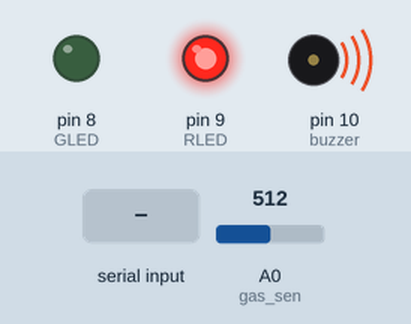
Recording of a sketch running on a simulated Arduino Uno, built with avr-gcc and run on an emulated ATmega328P. Parts: output pins drawn as LEDs (lit = HIGH), buzzer (waves = sounding). The test bench sets the inputs (shaded band); at power-on: A0 (gas_sen) = 512. The modem accepts every AT command (registered, SIM ready, sends succeed) and sends nothing else; what the sketch prints to the serial monitor is not drawn.

Above: at 7.2 s.
7.3 s: A0 (gas_sen) set to 362
8.8 s: A0 (gas_sen) set to 344
At 9.1 s:
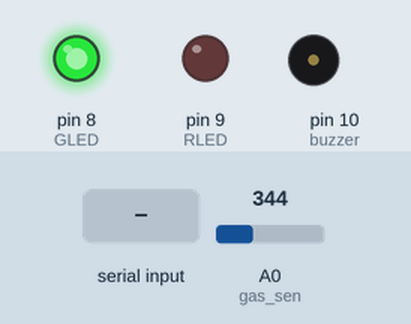
10.3 s: A0 (gas_sen) set to 360
At 11.4 s:
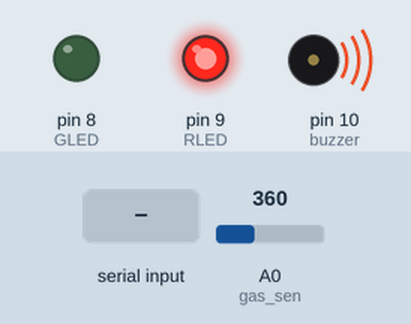
11.8 s: "90,45\n" received over the second serial link
At 12.6 s:
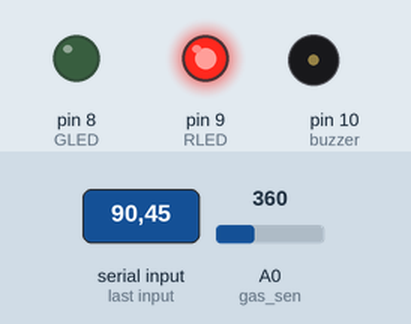
14.3 s: A0 (gas_sen) set to 340
At 15.7 s:
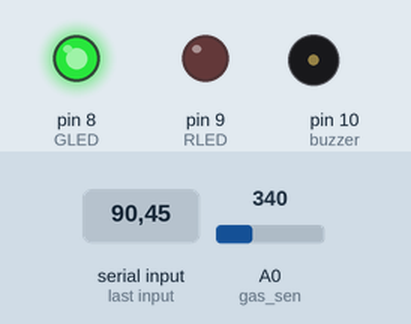
Timing chart, 0 to 16.8 s (numbered marks = the images above; inputs shaded):
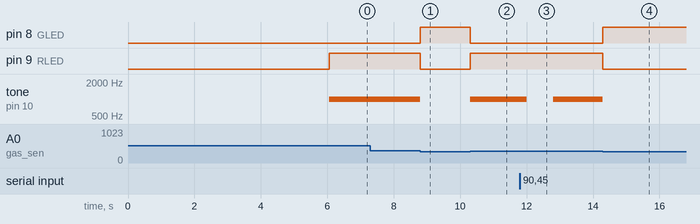

The sketch:

protocol6_ieee_hackathon_team38.ino
```cpp
//Team name : Protocol6
//Team Leader : B Zahid Hussain
//problem statement number : 9
//Team number : 38

#include <SoftwareSerial.h>
#define DEBUG true

SoftwareSerial wifi_module(2,3);
int RLED = 9;
int GLED = 8;
int buzzer = 10;
int gas_sen = A0;

void setup()
{
  Serial.begin(9600);
  wifi_module.begin(9600);
  pinMode(RLED, OUTPUT);
  pinMode(GLED, OUTPUT);
  pinMode(buzzer, OUTPUT);
  pinMode(gas_sen, INPUT);
  esp8266_command("AT+RST\r\n",2000,DEBUG);
  esp8266_command("AT+CWMODE=2\r\n",1000,DEBUG);
  esp8266_command("AT+CIFSR\r\n",1000,DEBUG);
  esp8266_command("AT+CIPMUX=1\r\n",1000,DEBUG);
  esp8266_command("AT+CIPSERVER=1,80\r\n",1000,DEBUG);
}

void loop()
{
  int analogSensor = analogRead(gas_sen);
  if (analogSensor > 350)
  {
    digitalWrite(RLED, HIGH);
    digitalWrite(GLED, LOW);
    tone(buzzer, 1000, 200);
  }
  else
  {
    digitalWrite(RLED, LOW);
    digitalWrite(GLED, HIGH);
    noTone(buzzer);
  }
  if(wifi_module.available())
  {
    if(wifi_module.find("+IPD,"))
    {
     delay(1000);
     int connectionId = wifi_module.read()-48;
     String webpage = "<h1>IOT Smoke Detection System</h1>";
      webpage +="<p>Smoke Value is ";
      webpage += analogSensor;
      webpage +="</p>";
      if (analogSensor > 400)
  {
    webpage +="<h5>DANGER! Move Somewhere Else</h5>";
  }
  else
  {
    webpage +="<h4>Everything Normal</h4>";
  }
     String cipSend = "AT+CIPSEND=";
     cipSend += connectionId;
     cipSend += ",";
     cipSend +=webpage.length();
     cipSend +="\r\n";
     esp8266_command(cipSend,1000,DEBUG);
     esp8266_command(webpage,1000,DEBUG);
     String closeCommand = "AT+CIPCLOSE=";
     closeCommand+=connectionId;
     closeCommand+="\r\n";
     esp8266_command(closeCommand,3000,DEBUG);
    }
  }
}
String esp8266_command(String command, const int timeout, boolean debug)
{
    String response = "";
    wifi_module.print(command);
    long int time = millis();
    while( (time+timeout) > millis())
    {
      while(wifi_module.available())
      {
        char c = wifi_module.read();
        response+=c;
      }
    }
    if(debug)
    {
      Serial.print(response);
    }
    return response;
}
```

Measured:
- the behaviour switches between 351 and 350 on A0 (gas_sen) (found by bisection; images 0 and 1)
- after the input at 7.3 s, every drawn part: stays the same
- after the input at 8.8 s, pin 8 (GLED): LOW → HIGH at once; pin 9 (RLED): HIGH → LOW at once; tone on pin 10 (buzzer): 1000 Hz → silent at once
- after the input at 10.3 s, pin 8 (GLED): HIGH → LOW at once; pin 9 (RLED): LOW → HIGH at once; tone on pin 10 (buzzer): silent → 1000 Hz at once
- after the input at 11.8 s, tone on pin 10 (buzzer): 1000 Hz → silent after 0.20 s, → 1000 Hz 0.80 s later
- after the input at 14.3 s, pin 8 (GLED): LOW → HIGH at once; pin 9 (RLED): HIGH → LOW at once; tone on pin 10 (buzzer): 1000 Hz → silent at once
